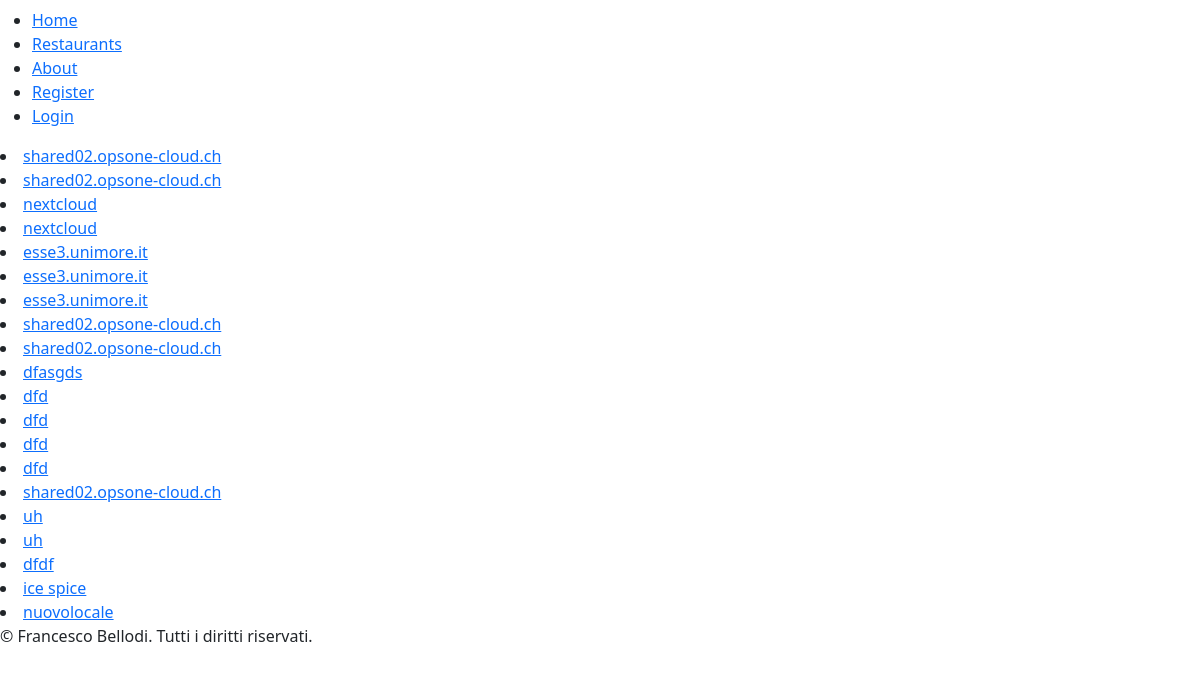
/restaurants/, run on an earlier commit of the app's database.
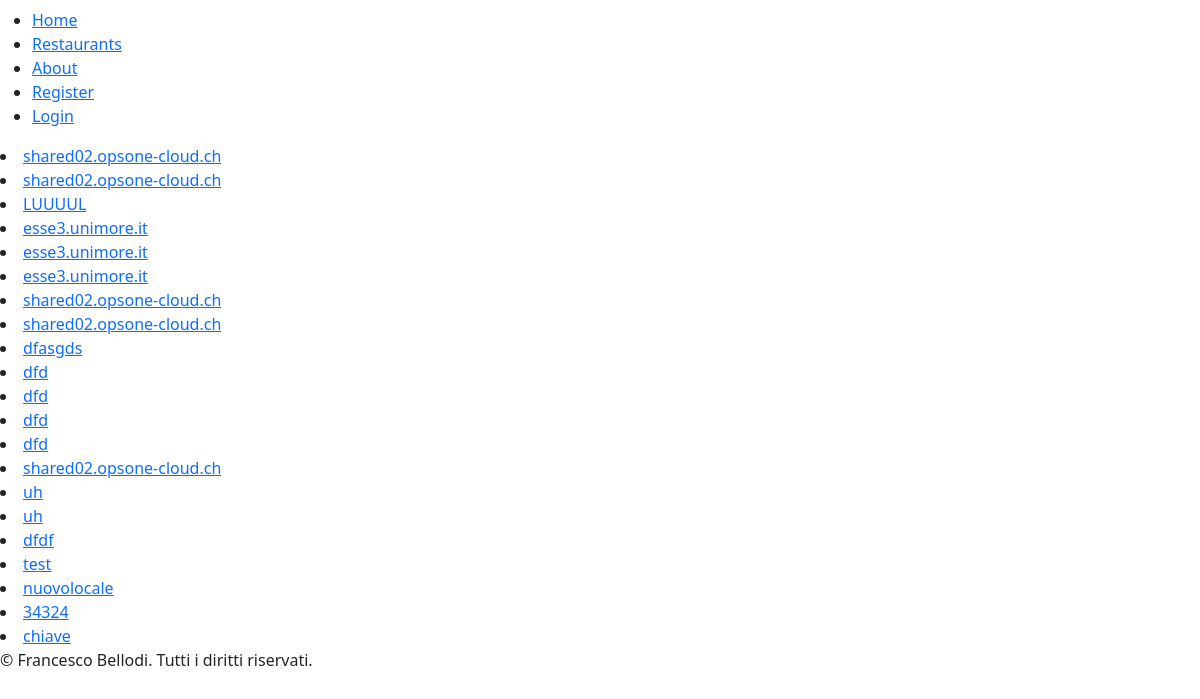
And on a later commit of the database.
### restaurantsApp/models.py (models this page shows, shortened)
class Restaurant(models.Model):
    restaurantID = models.IntegerField(primary_key=True)
    owner = models.ForeignKey(settings.AUTH_USER_MODEL, on_delete=models.CASCADE)
    name = models.CharField(max_length=100)
    address = models.CharField(max_length=200)
    phone_number = PhoneNumberField()
    cuisine_type = models.CharField(max_length=50)
    services = models.CharField(max_length=200)
    meal_type = models.CharField(max_length=100)
    max_booking = models.IntegerField(default=100)

### restaurantsApp/views.py (the view)
# urls.py: path("", RestaurantListView.as_view(), name="listRestaurants"),
class RestaurantListView(ListView):
    model = Restaurant
    template_name = 'restaurantsApp/restaurant_list.html'  # Specifica il percorso al tuo template
    context_object_name = 'restaurants'  # Nome del contesto da utilizzare nel template

### restaurantsApp/templates/restaurantsApp/restaurant_list.html
{% extends "base.html" %}
{% block content %}
  {% if restaurants.count == 0 %}
    <p> Non ci sono ristoranti ancora</p>
  {% else %}
    {% for r in restaurants %}
      <li>
        <a href="{% url 'restaurant_detail' r.pk %}" >{{ r.name }} </a>
      </li>
    {% endfor %}
  {% endif %}
{% endblock %}

### templates/base.html (shortened to what this page needs)
{% load bootstrap5 %}
<!DOCTYPE html>
<html lang="en">
<head>
  {% bootstrap_css %}
</head>
<body>
  <header>
    <nav>
      <ul>
        <li><a href="/">Home</a></li>
        <li><a href="/restaurants/">Restaurants</a></li>
        <li><a href="/about/">About</a></li>
        {% include "accounts/account_display.html" %}
      </ul>
    </nav>
  </header>
  <main>
    {% block content %}{% endblock %}
  </main>
  <footer>
    <p>&copy; {{ year }} Francesco Bellodi. Tutti i diritti riservati.</p>
  </footer>
</body>
</html>

### accounts/templates/accounts/account_display.html (shortened to what this page needs)
  {% if not user.is_authenticated %}
    <li><a href="/accounts/signup/">Register</a></li>
    <li><a href="{% url 'login' %}">Login</a></li>
  {% endif %}

What changed in the data, as far as the page shows it:
removed Restaurant: name "nextcloud"
changed Restaurant: name "nextcloud" → "LUUUUL"
changed Restaurant: name "ice spice" → "test"
added Restaurant: name "34324"
added Restaurant: name "chiave"
